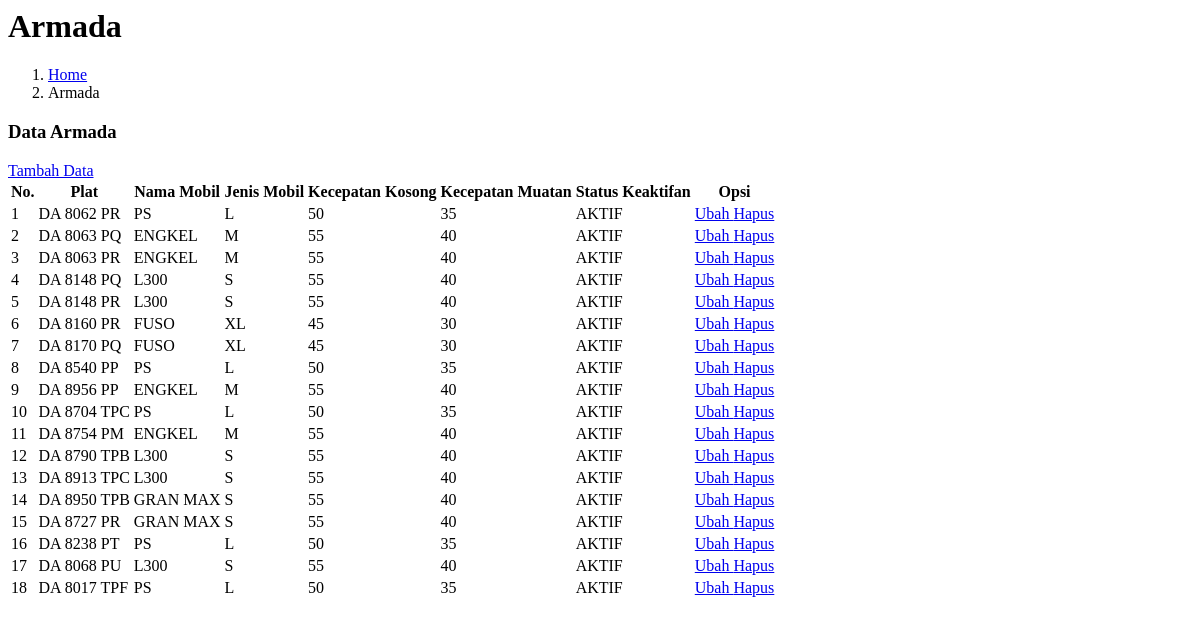
/pages/admin/armada/armadaread.php, run on the app's committed database.
### tables this page shows
CREATE TABLE `armada` (
  `id` int(4) NOT NULL,
  `plat` varchar(11) NOT NULL,
  `nama_mobil` varchar(15) NOT NULL,
  `jenis_mobil` varchar(15) NOT NULL,
  `kecepatan_kosong` int(3) NOT NULL,
  `kecepatan_muatan` int(3) NOT NULL,
  `rasio_jarak` float NOT NULL,
  `rasio_persentase` float NOT NULL,
  `rasio_armada` float NOT NULL,
  `rasio_armada2` float NOT NULL,
  `tanggal_registrasi` datetime NOT NULL DEFAULT current_timestamp(),
  `tanggal_update_data` timestamp NULL DEFAULT current_timestamp() ON UPDATE current_timestamp(),
  `status_keaktifan` enum('AKTIF','NON AKTIF') NOT NULL DEFAULT 'AKTIF'
);

### pages/admin/armada/armadaread.php (the view, shortened to what this page needs)
<?php include_once "partials/cssdatatables.php" ?>
<div class="content-header">
    <div class="container-fluid">
        <div class="row mb-2">
            <div class="col-sm-6">
                <h1 class="m-0">Armada</h1>
            </div>
            <div class="col-sm-6">
                <ol class="breadcrumb float-sm-right">
                    <li class="breadcrumb-item"><a href="./">Home</a></li>
                    <li class="breadcrumb-item active">Armada</li>
                </ol>
            </div>
        </div>
    </div>
</div>
<div class="content">
    <div class="card">
        <div class="card-header">
            <h3 class="card-title">Data Armada</h3>
            <a href="?page=armadacreate" class="btn btn-success btn-sm float-right">
                <i class="fa fa-plus-circle"></i> Tambah Data
            </a>
        </div>
        <div class="card-body">
            <table id="mytable" class="table table-bordered table-hover">
                <thead>
                    <tr>
                        <th>No.</th>
                        <th>Plat</th>
                        <th>Nama Mobil</th>
                        <th>Jenis Mobil</th>
                        <th>Kecepatan Kosong</th>
                        <th>Kecepatan Muatan</th>
                        <th>Status Keaktifan</th>
                        <th>Opsi</th>
                    </tr>
                </thead>
                <tbody>
                    <?php
                    $database = new Database;
                    $db = $database->getConnection();
                    $selectsql = 'SELECT * FROM armada';
                    $stmt = $db->prepare($selectsql);
                    $stmt->execute();
                    $no = 1;
                    while ($row = $stmt->fetch(PDO::FETCH_ASSOC)) {
                    ?>
                        <tr>
                            <td><?= $no++ ?></td>
                            <td><?= $row['plat'] ?></td>
                            <td><?= $row['nama_mobil'] ?></td>
                            <td><?= $row['jenis_mobil'] ?></td>
                            <td><?= $row['kecepatan_kosong'] ?></td>
                            <td><?= $row['kecepatan_muatan'] ?></td>
                            <td><?= $row['status_keaktifan'] ?></td>
                            <td>
                                <a href="?page=armadaupdate&id=<?= $row['id']; ?>" class="btn btn-primary btn-sm mr-1">
                                    <i class="fa fa-edit"></i> Ubah
                                </a>
                                <a href="?page=armadadelete&id=<?= $row['id']; ?>" class="btn btn-danger btn-sm mr-1" onclick="javasript: return confirm('Konfirmasi data akan dihapus?');">
                                    <i class="fa fa-trash"></i> Hapus
                                </a>
                            </td>
                        </tr>
                    <?php } ?>
                </tbody>
            </table>
        </div>
    </div>
</div>

### partials/cssdatatables.php
<link rel="stylesheet" href="../plugins/datatables-bs4/css/dataTables.bootstrap4.min.css">
<link rel="stylesheet" href="../plugins/datatables-responsive/css/responsive.bootstrap4.min.css">
<link rel="stylesheet" href="../plugins/datatables-buttons/css/buttons.bootstrap4.min.css">
<link rel="stylesheet" href="../plugins/datatables-fixedcolumns/css/fixedColumns.bootstrap4.min.css">

### data on the page
armada: plat "DA 8062 PR", nama_mobil "PS", jenis_mobil "L", kecepatan_kosong "50", kecepatan_muatan "35", status_keaktifan "AKTIF"
armada: plat "DA 8063 PQ", nama_mobil "ENGKEL", jenis_mobil "M", kecepatan_kosong "55", kecepatan_muatan "40", status_keaktifan "AKTIF"
armada: plat "DA 8063 PR", nama_mobil "ENGKEL", jenis_mobil "M", kecepatan_kosong "55", kecepatan_muatan "40", status_keaktifan "AKTIF"
armada: plat "DA 8148 PQ", nama_mobil "L300", jenis_mobil "S", kecepatan_kosong "55", kecepatan_muatan "40", status_keaktifan "AKTIF"
armada: plat "DA 8148 PR", nama_mobil "L300", jenis_mobil "S", kecepatan_kosong "55", kecepatan_muatan "40", status_keaktifan "AKTIF"
armada: plat "DA 8160 PR", nama_mobil "FUSO", jenis_mobil "XL", kecepatan_kosong "45", kecepatan_muatan "30", status_keaktifan "AKTIF"
armada: plat "DA 8170 PQ", nama_mobil "FUSO", jenis_mobil "XL", kecepatan_kosong "45", kecepatan_muatan "30", status_keaktifan "AKTIF"
armada: plat "DA 8540 PP", nama_mobil "PS", jenis_mobil "L", kecepatan_kosong "50", kecepatan_muatan "35", status_keaktifan "AKTIF"
armada: plat "DA 8956 PP", nama_mobil "ENGKEL", jenis_mobil "M", kecepatan_kosong "55", kecepatan_muatan "40", status_keaktifan "AKTIF"
armada: plat "DA 8704 TPC", nama_mobil "PS", jenis_mobil "L", kecepatan_kosong "50", kecepatan_muatan "35", status_keaktifan "AKTIF"
armada: plat "DA 8754 PM", nama_mobil "ENGKEL", jenis_mobil "M", kecepatan_kosong "55", kecepatan_muatan "40", status_keaktifan "AKTIF"
armada: plat "DA 8790 TPB", nama_mobil "L300", jenis_mobil "S", kecepatan_kosong "55", kecepatan_muatan "40", status_keaktifan "AKTIF"
armada: plat "DA 8913 TPC", nama_mobil "L300", jenis_mobil "S", kecepatan_kosong "55", kecepatan_muatan "40", status_keaktifan "AKTIF"
armada: plat "DA 8950 TPB", nama_mobil "GRAN MAX", jenis_mobil "S", kecepatan_kosong "55", kecepatan_muatan "40", status_keaktifan "AKTIF"
armada: plat "DA 8727 PR", nama_mobil "GRAN MAX", jenis_mobil "S", kecepatan_kosong "55", kecepatan_muatan "40", status_keaktifan "AKTIF"
armada: plat "DA 8238 PT", nama_mobil "PS", jenis_mobil "L", kecepatan_kosong "50", kecepatan_muatan "35", status_keaktifan "AKTIF"
armada: plat "DA 8068 PU", nama_mobil "L300", jenis_mobil "S", kecepatan_kosong "55", kecepatan_muatan "40", status_keaktifan "AKTIF"
armada: plat "DA 8017 TPF", nama_mobil "PS", jenis_mobil "L", kecepatan_kosong "50", kecepatan_muatan "35", status_keaktifan "AKTIF"
